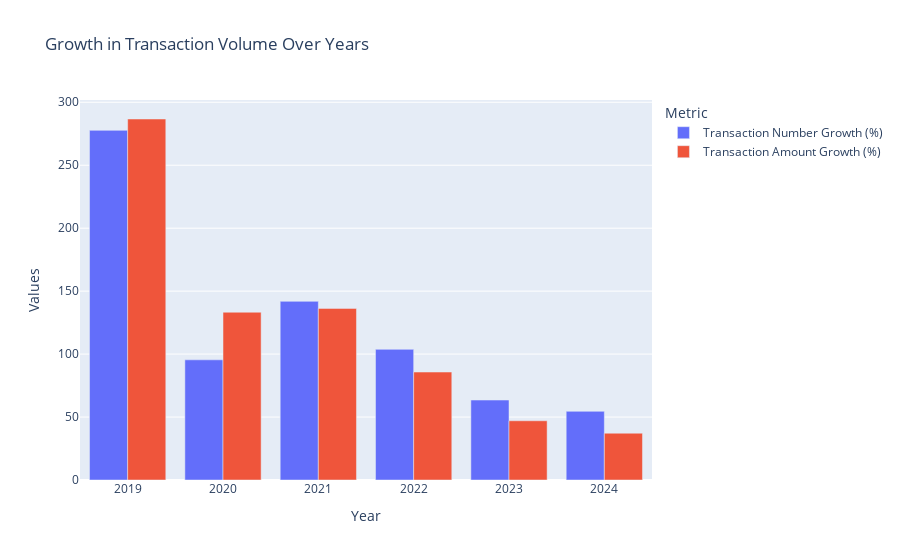

Notebook cell for this chart:
### Code cell
# Creating a box plot
import plotly.express as px 
df_trans_value_growth_fil = df_trans_value_growth[df_trans_value_growth["Year"]!=2018]
fig1 = px.bar(df_trans_value_growth_fil, x = "Year", y = ["Transaction Number Growth (%)","Transaction Amount Growth (%)"],
             barmode = "group", labels = {"value":"Values", "variable":"Metric", "Year":"Year"}, 
             title = "Growth in Transaction Volume Over Years",
             color_discrete_sequence = ["#636EFA","#EF553B"]) # different colors for different bars 

fig1.update_xaxes(tickmode = "array", tickvals = [2019, 2020, 2021, 2022, 2023, 2024], 
                  ticktext = ["2019","2020","2021","2022","2023","2024"])
fig1.update_yaxes(tickformat = ",")
fig1.show()

### Figure 1 — Plotly figure (JSON) as saved in the notebook; plotly's stock layout.template omitted (floating-point values rounded to 4 significant figures)
{"data": [{"alignmentgroup": "True", "hovertemplate": "Metric=Transaction Number Growth (%)<br>Year=%{x}<br>Values=%{y}<extra></extra>", "legendgroup": "Transaction Number Growth (%)", "marker": {"color": "#636EFA", "pattern": {"shape": ""}}, "name": "Transaction Number Growth (%)", "offsetgroup": "Transaction Number Growth (%)", "orientation": "v", "showlegend": true, "textposition": "auto", "type": "bar", "x": [2019, 2020, 2021, 2022, 2023, 2024], "xaxis": "x", "y": [277.7, 95.45, 141.9, 103.8, 63.5, 54.54], "yaxis": "y"}, {"alignmentgroup": "True", "hovertemplate": "Metric=Transaction Amount Growth (%)<br>Year=%{x}<br>Values=%{y}<extra></extra>", "legendgroup": "Transaction Amount Growth (%)", "marker": {"color": "#EF553B", "pattern": {"shape": ""}}, "name": "Transaction Amount Growth (%)", "offsetgroup": "Transaction Amount Growth (%)", "orientation": "v", "showlegend": true, "textposition": "auto", "type": "bar", "x": [2019, 2020, 2021, 2022, 2023, 2024], "xaxis": "x", "y": [286.7, 133.3, 136.3, 85.75, 47.03, 37.18], "yaxis": "y"}], "layout": {"autosize": true, "barmode": "group", "legend": {"title": {"text": "Metric"}, "tracegroupgap": 0}, "title": {"text": "Growth in Transaction Volume Over Years"}, "xaxis": {"anchor": "y", "autorange": true, "domain": [0, 1], "range": [2018.0, 2024.0], "tickmode": "array", "ticktext": ["2019", "2020", "2021", "2022", "2023", "2024"], "tickvals": [2019, 2020, 2021, 2022, 2023, 2024], "title": {"text": "Year"}, "type": "linear"}, "yaxis": {"anchor": "x", "autorange": true, "domain": [0, 1], "range": [0, 301.8], "tickformat": ",", "title": {"text": "Values"}, "type": "linear"}}}
